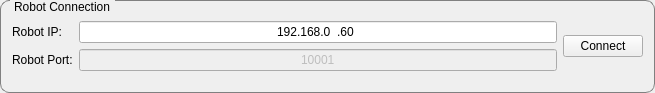
   <widget class="QGroupBox" name="groupBox_2">
    <property name="geometry">
     <rect>
      <x>10</x>
      <y>0</y>
      <width>655</width>
      <height>93</height>
     </rect>
    </property>
    <property name="styleSheet">
     <string notr="true">QGroupBox{
	border:1px solid gray;
	border-radius: 9px;
	margin-top:0.5em;} 
 QGroupBox::title{
	subcontrol-origin:margin;
	left:10px;
	padding: 0 3 px 2 3px}</string>
    </property>
    <property name="title">
     <string>Robot Connection</string>
    </property>
    <layout class="QGridLayout" name="gridLayout">
     <item row="0" column="0">
      <layout class="QHBoxLayout" name="horizontalLayout_5">
       <item>
        <layout class="QVBoxLayout" name="verticalLayout">
         <item>
          <widget class="QLabel" name="label">
           <property name="text">
            <string>Robot IP:</string>
           </property>
          </widget>
         </item>
         <item>
          <widget class="QLabel" name="label_2">
           <property name="text">
            <string>Robot Port:</string>
           </property>
          </widget>
         </item>
        </layout>
       </item>
       <item>
        <layout class="QVBoxLayout" name="verticalLayout_2">
         <item>
          <widget class="QLineEdit" name="robotIPLineEdit">
           <property name="inputMask">
            <string>000.000.000.000</string>
           </property>
           <property name="text">
            <string>192.168.0.60</string>
           </property>
           <property name="alignment">
            <set>Qt::AlignCenter</set>
           </property>
          </widget>
         </item>
         <item>
          <widget class="QLineEdit" name="robotPortLineEdit">
           <property name="enabled">
            <bool>false</bool>
           </property>
           <property name="inputMask">
            <string/>
           </property>
           <property name="text">
            <string>10001</string>
           </property>
           <property name="alignment">
            <set>Qt::AlignCenter</set>
           </property>
          </widget>
         </item>
        </layout>
       </item>
       <item>
        <layout class="QVBoxLayout" name="verticalLayout_3">
         <item>
          <widget class="QPushButton" name="connectButton">
           <property name="enabled">
            <bool>true</bool>
           </property>
           <property name="text">
            <string>Connect</string>
           </property>
          </widget>
         </item>
        </layout>
       </item>
      </layout>
     </item>
    </layout>
   </widget>
